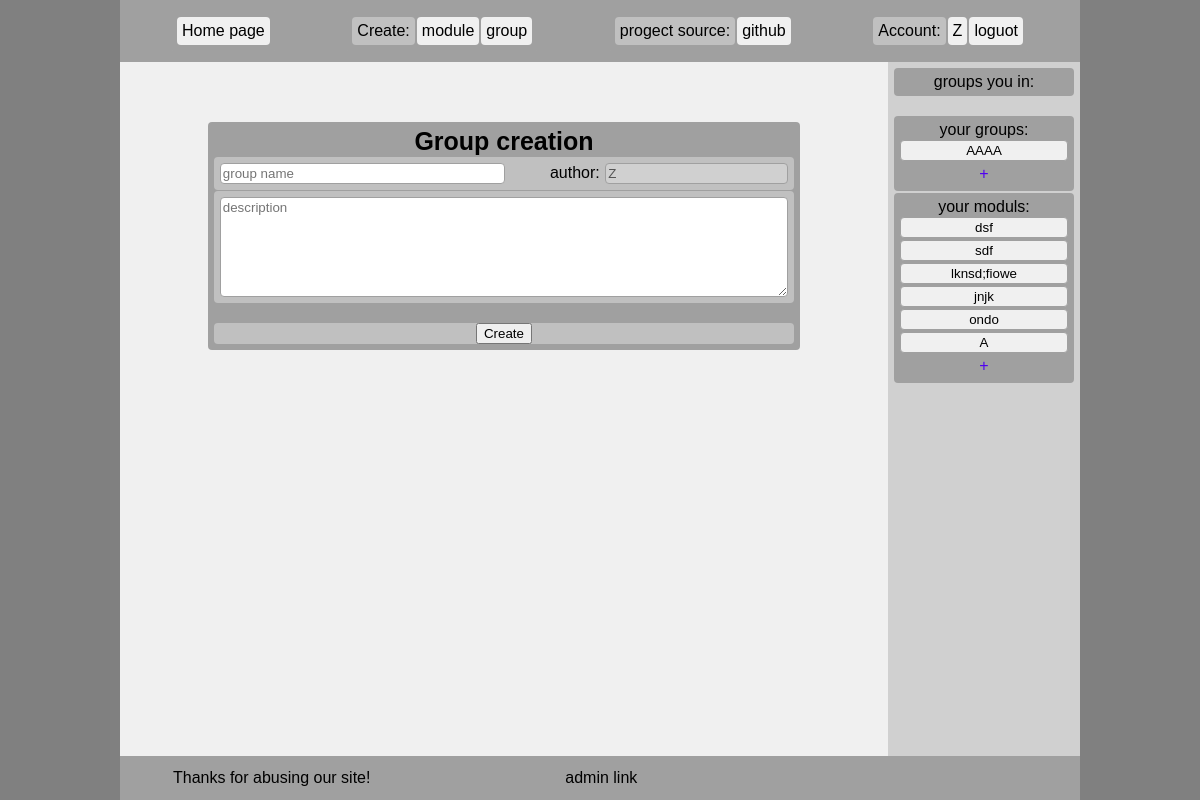
The page /groups/create/ (signed in) on the database its author committed.
### groups/models.py (models this page shows)
class Group(models.Model):
    author          = models.ForeignKey(User, related_name="group_author", on_delete=models.CASCADE, null=True)
    name            = models.CharField(max_length=32, default="")
    description     = models.CharField(max_length=1024, default="")
    creation_date   = models.DateTimeField(default=timezone.now())
    id              = models.CharField(max_length=16, unique=True, primary_key = True)
    moduls_data     = models.ManyToManyField(ModuleData, related_name="moduls_data", blank=True)
    members         = models.ManyToManyField(User, related_name="members", blank=True)
    members_pending = models.ManyToManyField(User, related_name="member_pending", blank=True)

### tasks/models.py (models this page shows, shortened)
class Module(models.Model):
    name            = models.CharField(max_length=64, default="")
    author          = models.ForeignKey(User, on_delete=models.CASCADE)
    description     = models.CharField(max_length=1024, default="")
    creation_date   = models.DateTimeField(default=timezone.now())
    tasks           = models.ManyToManyField(Task, related_name="tasks", blank=True)
    is_tasks_rnd    = models.BooleanField(default=False)
    id              = models.CharField(max_length=16, unique=True, primary_key=True)

### static/py/decorators.py (the view)
    def _check_auntification(request, *args, **kargs):
        if not request.user.is_authenticated:
            return TemplateResponse(request, 'to_sign.html')
        return func(request, *args, **kargs)

### groups/views.py (called while the page is built, shortened)
@check_auntification
def CreateView(request):
    if request.method != 'POST':
        context = get_base_context(request)
        return render(request, 'group_create.html', context)

### static/py/view.py (called while the page is built)
def get_base_context(request):
    context = {}
    for cookie_name, cookie_value in request.COOKIES.items():print('🍪',cookie_name, '-=-', cookie_value)
    for session in request.session.items():print('🖥️ ',session)
    if request.user.is_authenticated:
        context['groups_you_in'] = Group.objects.filter(members__username=request.user.username)
        context['your_groups'] = Group.objects.filter(author=request.user)
        context['your_moduls'] = Module.objects.filter(author=request.user)
    return context

### groups/templates/group_create.html
{% extends './base.html' %}
{% block content %}
{% load i18n %}
<div class="bigbox">
    <h1>{% trans 'Group creation' %}</h1>
    <form method="POST" id="form"> {% csrf_token %}
        <div class="flex flex-sb component2">
            <input id="id_name" name="name" type="text" placeholder="{% trans 'group name' %}" maxlength="32" style="width: 50%"/>
            <div>
                {% trans 'author' %}:
                <input value="{{user}}" disabled=true/>
            </div>
        </div>
        <div class="flex component2">
            <textarea id="id_description" name="description" placeholder="{% trans 'description' %}" maxlength="1024" style="width: 100%; resize: vertical; height: 100px;"></textarea>
        </div>
        <br>
        <div class="submitbox">
            <button type="submit">{% trans 'Сreate' %}</button>
        </div>
    </form>
</div>
{% endblock %}

### static/templates/header.html
{% load i18n %}
<div class="box flex-wrap">
    <a class="component" href="/">{%trans 'Home page'%}</a>
</div>
<div class="box flex-wrap">
    <a class="component2">{%trans 'Create'%}:</a>
    <a class="component" href="/tasks/create">{%trans 'module'%}</a>
    <a class="component" href="/groups/create">{%trans 'group'%}</a>
</div>
<div class="box flex-wrap">
    <a class="component2">{%trans 'progect source'%}:</a>
    <a class="component" href="https://github.com/maximalekseenko/testing-system">github</a>
</div>
<div class="box flex-wrap">
    <a class="component2">{%trans 'Account'%}:</a>
        {% if request.user.is_authenticated %}
        <a class="component" href="/accounts/">{{user}}</a>
        <a class="component" href="/accounts/logout/">{%trans 'loguot'%}</a>
        {% else %}
        <a class="component" href="/accounts/login/">{%trans 'login'%}</a>
        <a class="component" href="/accounts/register/">{%trans 'register'%}</a>
        {% endif %}
</div>

### static/templates/sider.html (shortened to what this page needs)
{% load i18n %}
{% load DWP %}
<div class="box flex-col">
    <div class="flex-jc">
        {%trans 'groups you in'%}:
    </div>
</div>
<br>
<div class="box flex-col">
    <div class="flex-jc">
        {%trans 'your groups'%}:
    </div>
    {%for group in your_groups%}
    <div class="flex">
        <input type="button" style="width: 100%;" onclick="window.location.href = '/groups/?id={{group.id}}'" value="{{group.name}}">
    </div>
    {%endfor%}
    <div class="flex-jc">
        <a href="/groups/create/">+</a>
    </div>
</div>
<div class="box flex-col">
    <div class="flex-jc">
        {%trans 'your moduls'%}:
    </div>
    {%for module in your_moduls%}
    <div class="flex">
        <input type="button" style="width: 100%;" onclick="window.location.href = '/tasks/?id={{module.id}}'" value="{{module.name}}">
    </div>
    {%endfor%}
    <div class="flex-jc">
        <a href="/tasks/create/">+</a>
    </div>
</div>

### static/css/common-base.css (style rules this page uses)
body { margin: auto; width: 80%; min-height:100%; }
html { font-family: Arial; background-color:#808080; height:100%; }
footer a:any-link, header a:any-link { color:#000000 }
a { font-family: Arial; text-decoration: none; padding: 2px; margin: 1px; }
a:any-link { color:#5000F0 }
h1 { font-family: Arial; font-size: 25px; text-align: center; margin: 0px; }
input[type=text] { font-family: Arial; background-color: #FFFFFF; border: #A0A0A0 solid 1px; border-radius: 4px; box-sizing: border-box; padding: 2px; margin: 1px; }
input:disabled { font-family: Arial; background-color: #D0D0D0; border: #A0A0A0 solid 1px; border-radius: 4px; cursor: default; box-sizing: border-box; padding: 2px; margin: 1px; }
input[type=button], input[type=submit], input[type=reset] { font-family: Arial; background-color: #F0F0F0; border: #A0A0A0 solid 1px; border-radius: 4px; cursor:pointer; box-sizing: border-box; padding: 2px 5px; margin: 1px; }
textarea { font-family: Arial; background-color: #FFFFFF; border: #A0A0A0 solid 1px; border-radius: 4px; box-sizing: border-box; padding: 2px; margin: 1px; }

### static/css/common-class.css (style rules this page uses)
.component { border-radius: 4px; border-color: #F0F0F0; background-color: #F0F0F0; padding: 5px; margin: 1px; box-sizing: border-box; }
.component2 { border-radius: 4px; border-color: #C0C0C0; background-color: #C0C0C0; padding: 5px; margin: 1px; box-sizing: border-box; }
.box { border-radius: 4px; border-color: #A0A0A0; background-color: #A0A0A0; padding: 5px; margin: 1px; }
.bigbox { margin: auto; border-radius: 4px; border-color: #A0A0A0; background-color: #A0A0A0; padding: 5px; width: 80%; margin-top: 50px; display: flex; flex-direction: column; }
.submitbox { text-align: center; border-radius: 4px; border-color: #C0C0C0; background-color: #C0C0C0; margin: 1px; }

### static/css/common-flex.css (style rules this page uses)
.flex { display: flex; }
.flex-col { display: flex; flex-direction: column; }
.flex-sb { display: flex; justify-content: space-between; }
.flex-wrap { display: flex; flex-wrap: wrap; }
.flex-jc { display: flex; justify-content: center }

### rows shown on the page
Group: name "AAAA"
Module: name "dsf"
Module: name "sdf"
Module: name "lknsd;fiowe"
Module: name "jnjk"
Module: name "ondo"
Module: name "A"

### other values the page prints
{{ user }} "Z"
